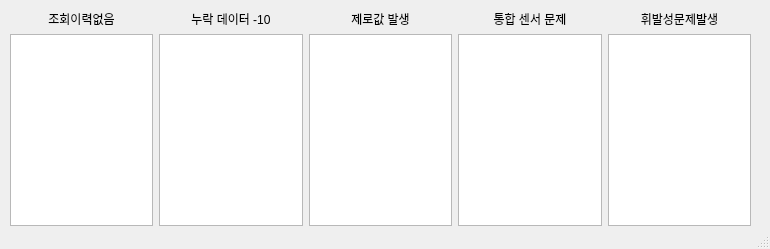
<?xml version="1.0" encoding="UTF-8"?>
<ui version="4.0">
 <class>mainWindow</class>
 <widget class="QMainWindow" name="mainWindow">
  <property name="geometry">
   <rect>
    <x>0</x>
    <y>0</y>
    <width>770</width>
    <height>249</height>
   </rect>
  </property>
  <property name="windowTitle">
   <string>미세먼지분석프로그램</string>
  </property>
  <widget class="QWidget" name="centralwidget">
   <widget class="QWidget" name="verticalLayoutWidget">
    <property name="geometry">
     <rect>
      <x>10</x>
      <y>10</y>
      <width>741</width>
      <height>216</height>
     </rect>
    </property>
    <layout class="QVBoxLayout" name="verticalLayout">
     <item>
      <layout class="QHBoxLayout" name="horizontalLayout_2">
       <item>
        <widget class="QLabel" name="label_5">
         <property name="text">
          <string>조회이력없음</string>
         </property>
         <property name="alignment">
          <set>Qt::AlignCenter</set>
         </property>
        </widget>
       </item>
       <item>
        <widget class="QLabel" name="label_4">
         <property name="text">
          <string>누락 데이터 -10</string>
         </property>
         <property name="alignment">
          <set>Qt::AlignCenter</set>
         </property>
        </widget>
       </item>
       <item>
        <widget class="QLabel" name="label_3">
         <property name="text">
          <string>제로값 발생</string>
         </property>
         <property name="alignment">
          <set>Qt::AlignCenter</set>
         </property>
        </widget>
       </item>
       <item>
        <widget class="QLabel" name="label">
         <property name="text">
          <string>통합 센서 문제</string>
         </property>
         <property name="alignment">
          <set>Qt::AlignCenter</set>
         </property>
        </widget>
       </item>
       <item>
        <widget class="QLabel" name="label_2">
         <property name="text">
          <string>휘발성문제발생</string>
         </property>
         <property name="alignment">
          <set>Qt::AlignCenter</set>
         </property>
        </widget>
       </item>
      </layout>
     </item>
     <item>
      <layout class="QHBoxLayout" name="horizontalLayout">
       <item>
        <widget class="QListView" name="listView_1"/>
       </item>
       <item>
        <widget class="QListView" name="listView_2"/>
       </item>
       <item>
        <widget class="QListView" name="listView_3"/>
       </item>
       <item>
        <widget class="QListView" name="listView_4"/>
       </item>
       <item>
        <widget class="QListView" name="listView_5"/>
       </item>
      </layout>
     </item>
    </layout>
   </widget>
  </widget>
  <widget class="QMenuBar" name="menubar">
   <property name="geometry">
    <rect>
     <x>0</x>
     <y>0</y>
     <width>770</width>
     <height>21</height>
    </rect>
   </property>
  </widget>
  <widget class="QStatusBar" name="statusbar"/>
 </widget>
 <resources/>
 <connections/>
</ui>
